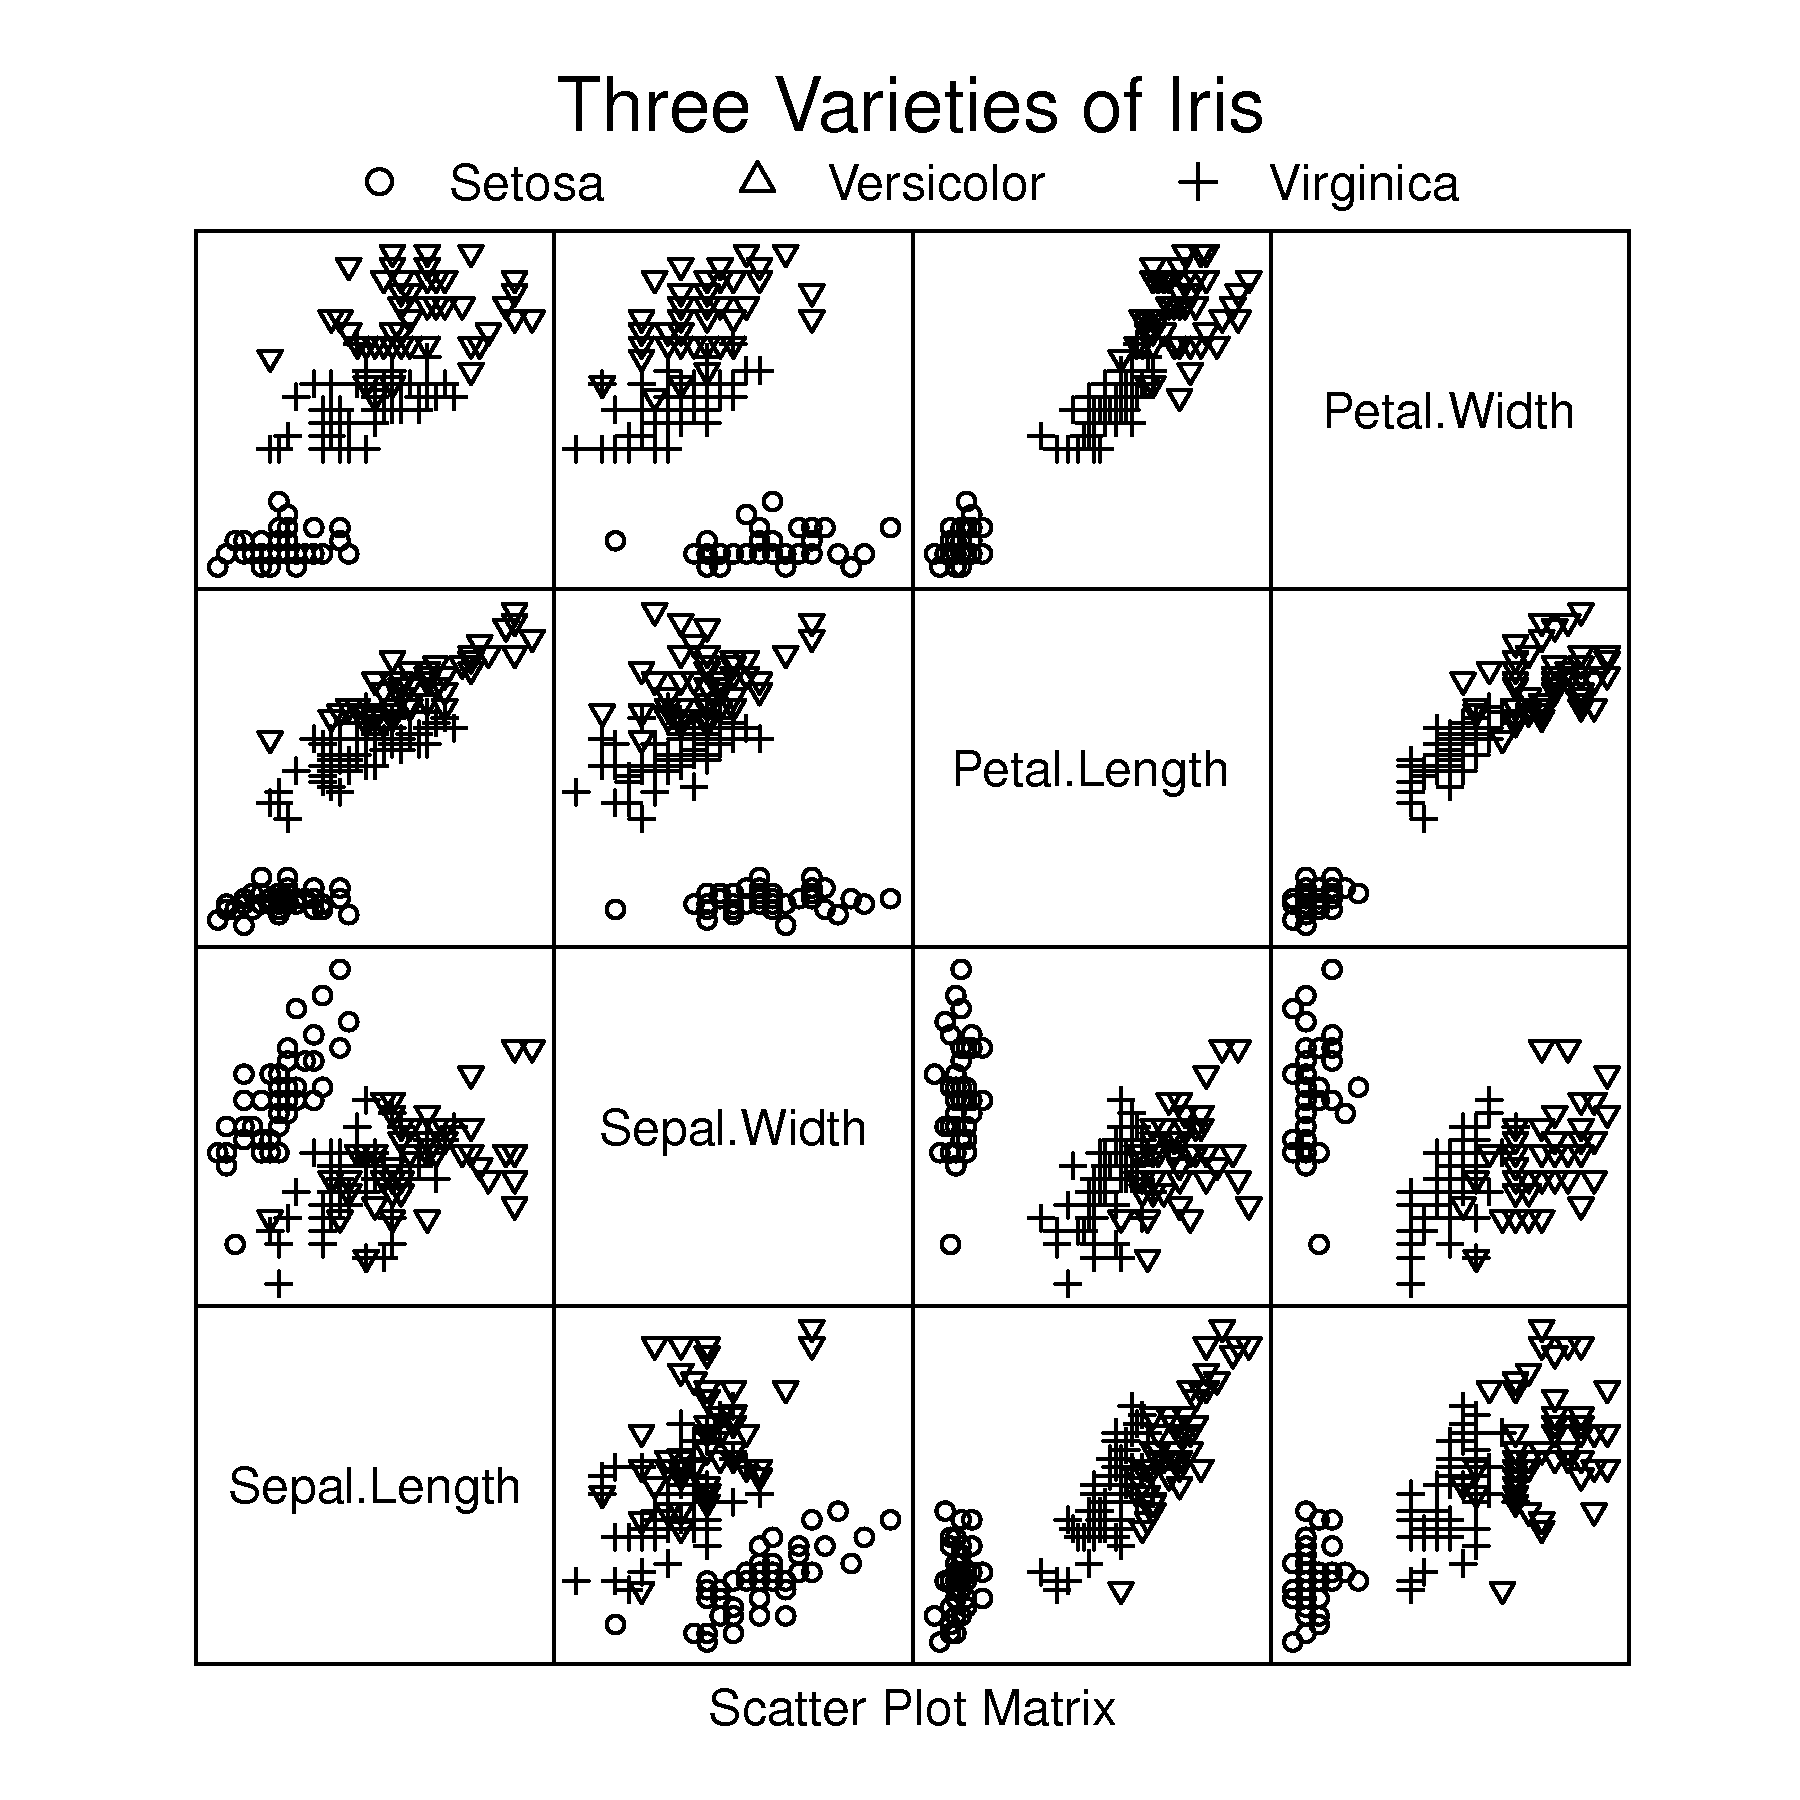

R code for this plot:
library(lattice)  

#  Comment these two lines to get the colour version
ltheme <- canonical.theme(color = TRUE)
ltheme$strip.background$col <- "white" ## change strip bg  
lattice.options(default.theme = ltheme) 


super.sym <- trellis.par.get("superpose.symbol")
super.sym$pch[1:3] <- c(1,2,3)

bitmap('/Users/kevindunn/Statistics course/Course notes/Latent-variable-modelling/images/brushing-illustration-colour.png', type="png256", width=6, height=6, res=300, pointsize=14)

splom(~iris[1:4], groups = Species, data = iris,
      panel = panel.superpose,
      pscales = 0,
      auto.key = list(columns = 3, title = "Species"),
      key = list(title = "Three Varieties of Iris",
                 columns = 3, 
                 points = list(pch = super.sym$pch[1:3],
                 col = super.sym$col[1:3]),
                 text = list(c("Setosa", "Versicolor", "Virginica"))))
                 
dev.off()
